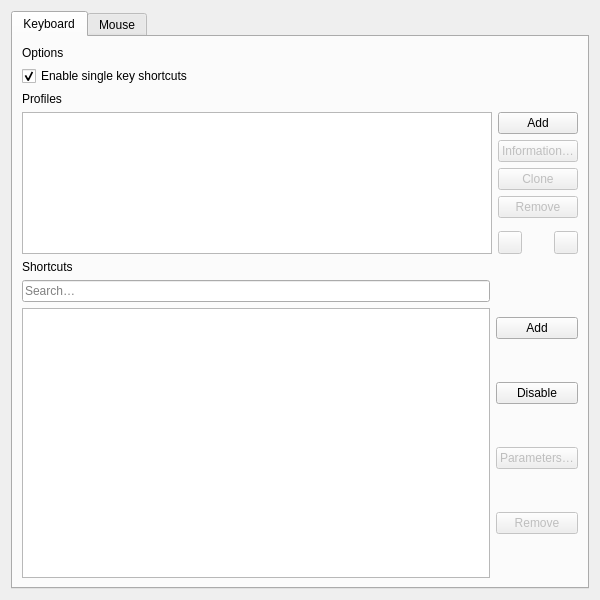
<?xml version="1.0" encoding="UTF-8"?>
<ui version="4.0">
 <class>Otter::InputPreferencesPage</class>
 <widget class="QWidget" name="Otter::InputPreferencesPage">
  <property name="geometry">
   <rect>
    <x>0</x>
    <y>0</y>
    <width>600</width>
    <height>600</height>
   </rect>
  </property>
  <layout class="QVBoxLayout" name="verticalLayout">
   <item>
    <widget class="QTabWidget" name="tabWidget">
     <property name="currentIndex">
      <number>0</number>
     </property>
     <widget class="QWidget" name="keyboardTab">
      <attribute name="title">
       <string>Keyboard</string>
      </attribute>
      <layout class="QVBoxLayout" name="keyboardLayout" stretch="0,0,1,0,3">
       <item>
        <widget class="Otter::HeaderWidget" name="keyboardOptionsHeaderWidget">
         <property name="text">
          <string>Options</string>
         </property>
        </widget>
       </item>
       <item>
        <widget class="QCheckBox" name="keyboardEnableSingleKeyShortcutsCheckBox">
         <property name="text">
          <string>Enable single key shortcuts</string>
         </property>
         <property name="checked">
          <bool>true</bool>
         </property>
        </widget>
       </item>
       <item>
        <widget class="QWidget" name="keyboardProfilesWidget" native="true">
         <layout class="QVBoxLayout" name="keyboardProfilesLayout">
          <property name="leftMargin">
           <number>0</number>
          </property>
          <property name="topMargin">
           <number>0</number>
          </property>
          <property name="rightMargin">
           <number>0</number>
          </property>
          <property name="bottomMargin">
           <number>0</number>
          </property>
          <item>
           <widget class="Otter::HeaderWidget" name="keyboardProfilesHeaderWidget">
            <property name="text">
             <string>Profiles</string>
            </property>
           </widget>
          </item>
          <item>
           <layout class="QHBoxLayout" name="keyboardProfilesLayout" stretch="1,0">
            <item>
             <widget class="Otter::ItemViewWidget" name="keyboardProfilesViewWidget">
              <property name="dragEnabled">
               <bool>true</bool>
              </property>
              <property name="dragDropOverwriteMode">
               <bool>false</bool>
              </property>
              <property name="dragDropMode">
               <enum>QAbstractItemView::InternalMove</enum>
              </property>
              <property name="defaultDropAction">
               <enum>Qt::MoveAction</enum>
              </property>
              <property name="alternatingRowColors">
               <bool>true</bool>
              </property>
              <property name="selectionMode">
               <enum>QAbstractItemView::SingleSelection</enum>
              </property>
              <property name="selectionBehavior">
               <enum>QAbstractItemView::SelectRows</enum>
              </property>
              <attribute name="headerVisible">
               <bool>false</bool>
              </attribute>
             </widget>
            </item>
            <item>
             <layout class="QVBoxLayout" name="keyboardProfilesButtonsLayout" stretch="0,0,0,0,1,0">
              <item>
               <widget class="QPushButton" name="keyboardAddProfileButton">
                <property name="text">
                 <string>Add</string>
                </property>
               </widget>
              </item>
              <item>
               <widget class="QPushButton" name="keyboardEditProfileButton">
                <property name="enabled">
                 <bool>false</bool>
                </property>
                <property name="text">
                 <string>Information…</string>
                </property>
               </widget>
              </item>
              <item>
               <widget class="QPushButton" name="keyboardCloneProfileButton">
                <property name="enabled">
                 <bool>false</bool>
                </property>
                <property name="text">
                 <string>Clone</string>
                </property>
               </widget>
              </item>
              <item>
               <widget class="QPushButton" name="keyboardRemoveProfileButton">
                <property name="enabled">
                 <bool>false</bool>
                </property>
                <property name="text">
                 <string>Remove</string>
                </property>
               </widget>
              </item>
              <item>
               <spacer name="keyboardSpacer">
                <property name="orientation">
                 <enum>Qt::Vertical</enum>
                </property>
               </spacer>
              </item>
              <item>
               <layout class="QHBoxLayout" name="keyboardProfilesMoveButtonsLayout" stretch="0,1,0">
                <item>
                 <widget class="QToolButton" name="keyboardMoveProfileUpButton">
                  <property name="enabled">
                   <bool>false</bool>
                  </property>
                  <property name="toolTip">
                   <string>Move Up</string>
                  </property>
                 </widget>
                </item>
                <item>
                 <spacer name="keyboardProfilesMoveButtonsSpacer">
                  <property name="orientation">
                   <enum>Qt::Horizontal</enum>
                  </property>
                  <property name="sizeType">
                   <enum>QSizePolicy::Minimum</enum>
                  </property>
                 </spacer>
                </item>
                <item>
                 <widget class="QToolButton" name="keyboardMoveProfileDownButton">
                  <property name="enabled">
                   <bool>false</bool>
                  </property>
                  <property name="toolTip">
                   <string>Move Down</string>
                  </property>
                 </widget>
                </item>
               </layout>
              </item>
             </layout>
            </item>
           </layout>
          </item>
         </layout>
        </widget>
       </item>
       <item>
        <widget class="Otter::HeaderWidget" name="keyboardShortcutsHeaderWidget">
         <property name="text">
          <string>Shortcuts</string>
         </property>
        </widget>
       </item>
       <item>
        <layout class="QHBoxLayout" name="keyboardShortcutsLayout">
         <item>
          <layout class="QVBoxLayout" name="keyboardShortcutsViewLayout">
           <item>
            <widget class="Otter::LineEditWidget" name="keyboardShortcutsFilterLineEditWidget">
             <property name="placeholderText">
              <string>Search…</string>
             </property>
             <property name="clearButtonEnabled">
              <bool>true</bool>
             </property>
            </widget>
           </item>
           <item>
            <widget class="Otter::ItemViewWidget" name="keyboardShortcutsViewWidget">
             <property name="contextMenuPolicy">
              <enum>Qt::NoContextMenu</enum>
             </property>
             <property name="editTriggers">
              <set>QAbstractItemView::CurrentChanged|QAbstractItemView::SelectedClicked</set>
             </property>
             <property name="alternatingRowColors">
              <bool>true</bool>
             </property>
             <property name="selectionMode">
              <enum>QAbstractItemView::SingleSelection</enum>
             </property>
             <property name="selectionBehavior">
              <enum>QAbstractItemView::SelectRows</enum>
             </property>
             <property name="iconSize">
              <size>
               <width>22</width>
               <height>22</height>
              </size>
             </property>
             <attribute name="headerDefaultSectionSize">
              <number>150</number>
             </attribute>
            </widget>
           </item>
          </layout>
         </item>
         <item>
          <widget class="QWidget" name="keyboardShortcutsButtonsWidget" native="true">
           <layout class="QVBoxLayout" name="keyboardShortcutsButtonsLayout">
            <property name="leftMargin">
             <number>0</number>
            </property>
            <property name="topMargin">
             <number>0</number>
            </property>
            <property name="rightMargin">
             <number>0</number>
            </property>
            <property name="bottomMargin">
             <number>0</number>
            </property>
            <item>
             <widget class="QPushButton" name="keyboardAddShortcutButton">
              <property name="text">
               <string>Add</string>
              </property>
             </widget>
            </item>
            <item>
             <widget class="QPushButton" name="keyboardDisableShortcutButton">
              <property name="text">
               <string>Disable</string>
              </property>
             </widget>
            </item>
            <item>
             <widget class="QPushButton" name="keyboardShortcutParametersButton">
              <property name="enabled">
               <bool>false</bool>
              </property>
              <property name="text">
               <string>Parameters…</string>
              </property>
             </widget>
            </item>
            <item>
             <widget class="QPushButton" name="keyboardRemoveShortcutButton">
              <property name="enabled">
               <bool>false</bool>
              </property>
              <property name="text">
               <string>Remove</string>
              </property>
             </widget>
            </item>
            <item>
             <spacer name="keyboardShortcutsSpacer">
              <property name="orientation">
               <enum>Qt::Vertical</enum>
              </property>
              <property name="sizeType">
               <enum>QSizePolicy::MinimumExpanding</enum>
              </property>
             </spacer>
            </item>
           </layout>
          </widget>
         </item>
        </layout>
       </item>
      </layout>
     </widget>
     <widget class="QWidget" name="mouseTab">
      <attribute name="title">
       <string>Mouse</string>
      </attribute>
     </widget>
    </widget>
   </item>
  </layout>
 </widget>
 <customwidgets>
  <customwidget>
   <class>Otter::ItemViewWidget</class>
   <extends>QTreeView</extends>
   <header>src/ui/ItemViewWidget.h</header>
  </customwidget>
  <customwidget>
   <class>Otter::LineEditWidget</class>
   <extends>QLineEdit</extends>
   <header>src/ui/LineEditWidget.h</header>
  </customwidget>
  <customwidget>
   <class>Otter::HeaderWidget</class>
   <extends>QLabel</extends>
   <header>src/ui/HeaderWidget.h</header>
  </customwidget>
 </customwidgets>
 <resources/>
 <connections/>
</ui>
